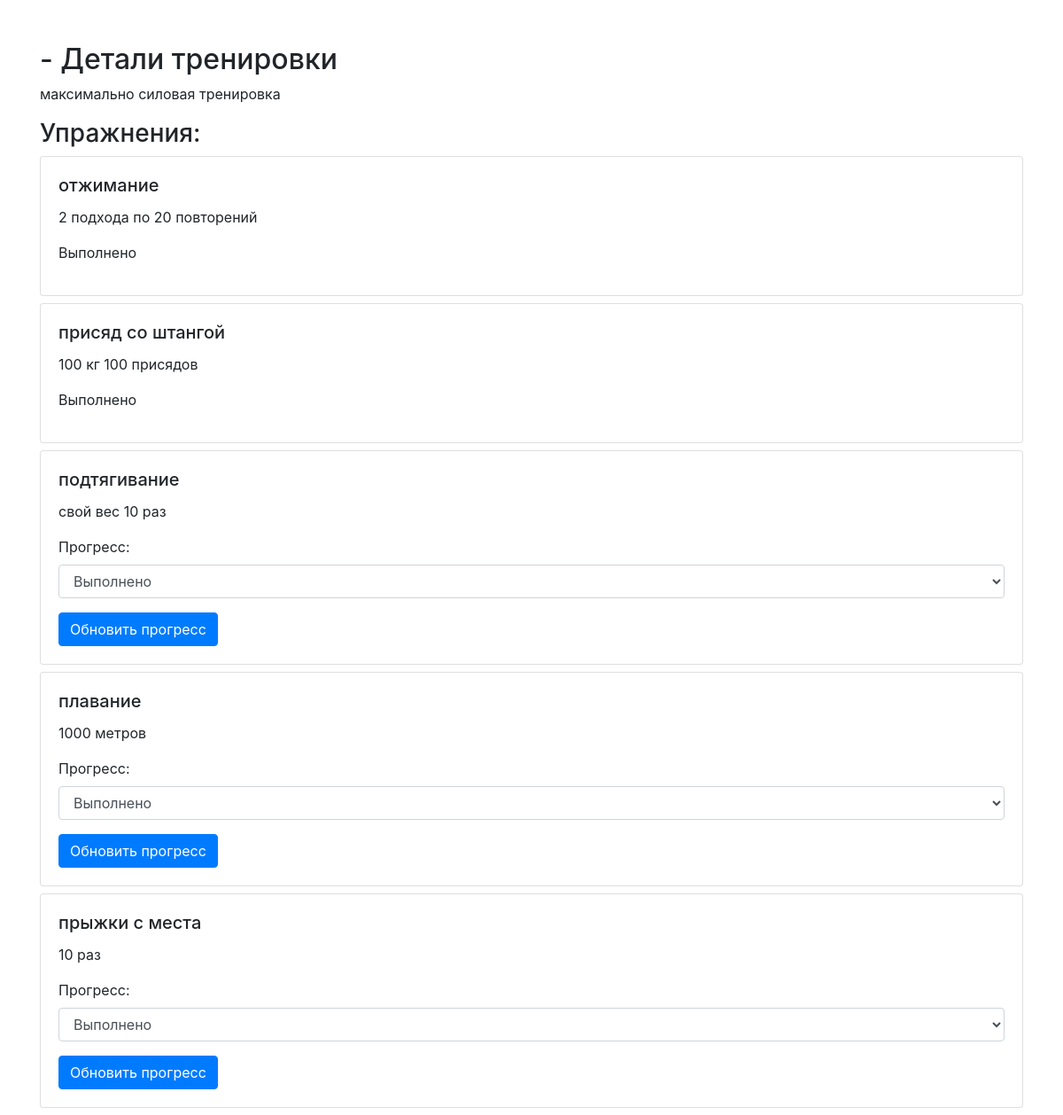
Screenshot of /training_detail/1 (signed in) with the database file from the repository.
### app.py (models this page shows)
class TrainingPlan(db.Model):
    id = db.Column(db.Integer, primary_key=True)
    plan_name = db.Column(db.String(100), nullable=False)
    description = db.Column(db.Text, nullable=False)
    exercises = db.Column(db.Text, nullable=False)  # Список упражнений

class TrainingExercise(db.Model):
    id = db.Column(db.Integer, primary_key=True)
    training_id = db.Column(db.Integer, db.ForeignKey('training.id'))
    exercise_name = db.Column(db.String(100))
    description = db.Column(db.Text)

### app.py (the view)
@app.route('/training_detail/<int:plan_id>')
def training_detail(plan_id):
    try:
        training_plan = get_training_plan_by_id(plan_id)
        if not training_plan:
            flash(f'Тренировочный план с ID {plan_id} не найден.')
            return redirect(url_for('index'))
        exercises = get_exercises_for_plan(plan_id)
        for exercise in exercises:
            progress = ExerciseProgress.query.filter_by(exercise_id=exercise.id, user_id=current_user.id).first()
            exercise.progress = progress.progress if progress else 'not_completed'
        return render_template('training_detail.html', training=training_plan, exercises=exercises)
    except Exception as e:
        flash(f'Произошла ошибка: {e}')
        return redirect(url_for('index'))

### app.py (called while the page is built)
def get_training_plan_by_id(plan_id):
    training_plan = TrainingPlan.query.filter_by(id=plan_id).first()
    print(f"get_training_plan_by_id: Полученный план для ID {plan_id}: {training_plan}")  # Добавлено логирование
    return training_plan

@login_manager.user_loader
def load_user(user_id):
    return User.query.get(int(user_id))

def get_exercises_for_plan(plan_id):
    exercises = TrainingExercise.query.filter_by(training_id=plan_id).all()
    return exercises

### templates/training_detail.html (shortened to what this page needs)
<!DOCTYPE html>
<html lang="ru">
<head>
    <link rel="stylesheet" href="https://stackpath.bootstrapcdn.com/bootstrap/4.3.1/css/bootstrap.min.css">
</head>
<body>
    <div class="container mt-5">
        <h2>{{ training.training_name }} - Детали тренировки</h2>
        <p>{{ training.description }}</p>
        <h3>Упражнения:</h3>
        {% for exercise in exercises %}
            <div class="card my-2">
                <div class="card-body">
                    <h5 class="card-title">{{ exercise.exercise_name }}</h5>
                    <p class="card-text">{{ exercise.description }}</p>
                    {% if exercise.progress == 'completed' %}
                        <p>Выполнено</p>
                    {% else %}
                        <form action="{{ url_for('update_exercise_progress', exercise_id=exercise.id) }}" method="post">
                            <div class="form-group">
                                <label for="progress-{{ exercise.id }}">Прогресс:</label>
                                <select id="progress-{{ exercise.id }}" name="progress" class="form-control">
                                    <option value="completed">Выполнено</option>
                                </select>
                            </div>
                            <button type="submit" class="btn btn-primary">Обновить прогресс</button>
                        </form>
                    {% endif %}
                </div>
            </div>
        {% endfor %}
    </div>
</body>
</html>

### rows the page displays
TrainingPlan: description "максимально силовая тренировка"
TrainingExercise: exercise_name "отжимание", description "2 подхода по 20 повторений", shows "Выполнено"
TrainingExercise: exercise_name "присяд со штангой", description "100 кг 100 присядов", shows "Выполнено"
TrainingExercise: exercise_name "подтягивание", description "свой вес 10 раз", progress "Выполнено"
TrainingExercise: exercise_name "плавание", description "1000 метров", progress "Выполнено"
TrainingExercise: exercise_name "прыжки с места", description "10 раз", progress "Выполнено"
